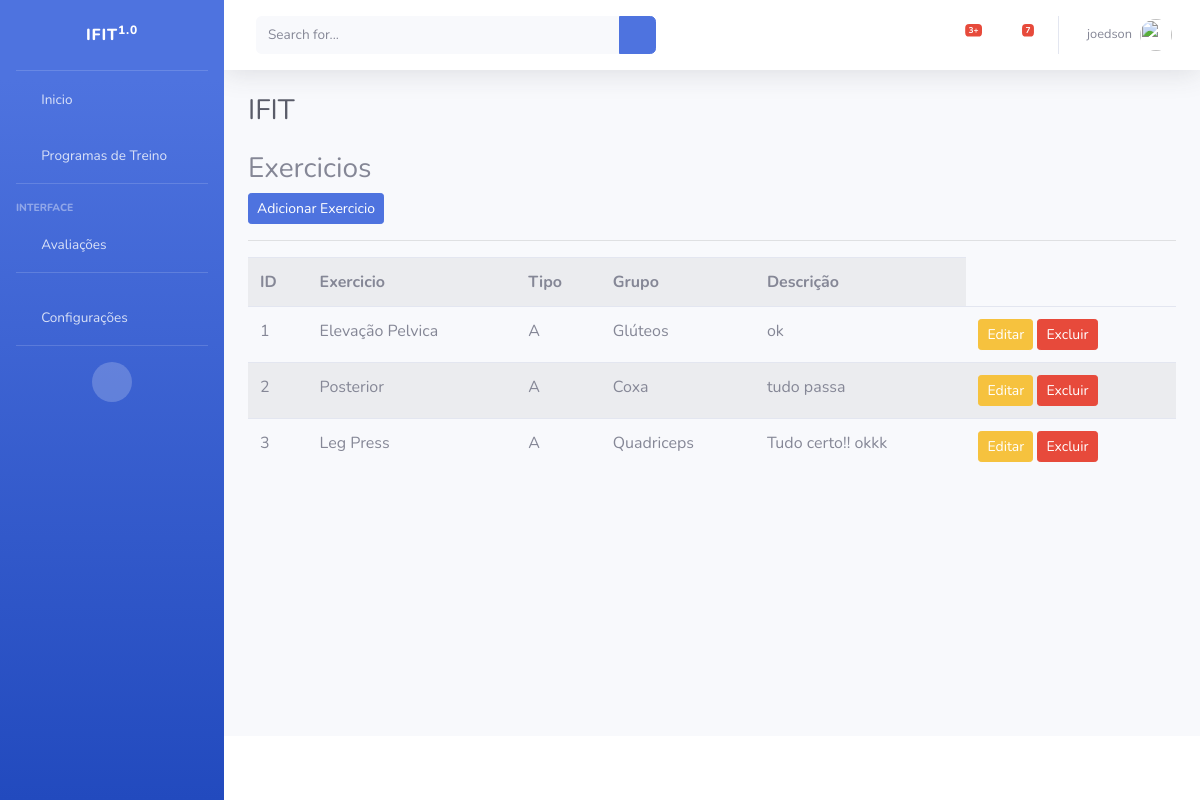
/listar/exercicios/ (signed in), run on the app's committed database.
### cadastros/models.py (models this page shows, shortened)
class Exercicio(models.Model):
    exercicio = models.CharField(max_length=50)
    tipo = models.CharField(max_length=10)
    grupo = models.CharField(max_length=20)
    descricao = models.CharField(max_length=100)

### cadastros/views.py (the view)
# urls.py: path('listar/exercicios/', ExercicioList.as_view(), name='listar-exercicios'),
class ExercicioList(LoginRequiredMixin, ListView):
    login_url = reverse_lazy('login')
    model = Exercicio
    template_name = 'cadastros/listas/exercicio.html'

### cadastros/templates/cadastros/listas/exercicio.html (shortened to what this page needs)
{% extends 'paginas/index.html' %}
{% load static %}
{% block conteudo %}
<h3>
    Exercicios
</h3>
<a href="{% url 'cadastrar-exercicio' %}" class="btn btn-primary btn-sm">Adicionar Exercicio</a>
<hr>
<table class="table table-striped">
    <tr>
        <th>ID</th>
        <th>Exercicio</th>
        <th>Tipo</th>
        <th>Grupo</th>
        <th>Descrição</th>
    </tr>
    {% for exercicio in object_list %}
    <tr>
        <td>{{ exercicio.pk }}</td>
       <td>{{ exercicio.exercicio }}</td>
       <td>{{ exercicio.tipo }}</td>
       <td>{{ exercicio.grupo }}</td>
       <td>{{ exercicio.descricao }}</td>
       <td>
            <a href="{% url 'editar-exercicio' exercicio.pk %}" class="btn btn-warning btn-sm" title="Editar">Editar</a>
            <a href="{% url 'excluir-exercicio' exercicio.pk %}" class="btn btn-danger btn-sm" title="Excluir">Excluir</a>
       </td>
    </tr>
    {% empty %}
    <tr>
        <td colspan="3">Nenhum Exercicio resgistrado.</td>
    </tr>
    {% endfor %}
</table>
{% endblock %}

### paginas/templates/paginas/index.html (shortened to what this page needs)
{% load static %}
<!DOCTYPE html>
<html lang="pt-br">
<head>
    <link href={% static "fontawesome-free/css/all.min.css" %} rel="stylesheet" type="text/css">
    <link href={% static "css/sb-admin-2.min.css" %} rel="stylesheet" type="text/css">
    <link href={% static "css/sb-admin-2.min.css" %} rel="stylesheet">
</head>
<body id="page-top">
    <div id="wrapper">
        <ul class="navbar-nav bg-gradient-primary sidebar sidebar-dark accordion" id="accordionSidebar">
            <a class="sidebar-brand d-flex align-items-center justify-content-center" href="index.html">
                <div class="sidebar-brand-text mx-3">IFIT<sup>1.0</sup></div>
            </a>
            <hr class="sidebar-divider my-0">
            <li class="nav-item">
                    <a class="nav-link" href="{% url 'inicio' %}">
                        <i class="fas fa-fw fa-tachometer-alt"></i>
                        <span>Inicio</span>
                    </a>
            </li>
            <li class="nav-item">
                <a class="nav-link" href="{% url 'listar-training-exercicios' %}">
                    <i class="fas fa-fw fa-tachometer-alt"></i>
                    <span>Programas de Treino</span></a>
            </li>
            <hr class="sidebar-divider">
            <div class="sidebar-heading">
                Interface
            </div>
            <li class="nav-item">
                <a class="nav-link collapsed" href="#" data-toggle="collapse" data-target="#collapseTwo"
                    aria-expanded="true" aria-controls="collapseTwo">
                    <i class="fas fa-fw fa-cog"></i>
                    <span>Avaliações</span>
                </a>
            </li>
            <hr class="sidebar-divider">
            <li class="nav-item">
                <a class="nav-link collapsed" href="#" data-toggle="collapse" data-target="#collapseUtilities"
                    aria-expanded="true" aria-controls="collapseUtilities">
                    <i class="fas fa-fw fa-wrench"></i>
                    <span>Configurações</span>
                </a>
            </li>
            <hr class="sidebar-divider d-none d-md-block">
            <div class="text-center d-none d-md-inline">
                <button class="rounded-circle border-0" id="sidebarToggle"></button>
            </div>
        </ul>
        <div id="content-wrapper" class="d-flex flex-column">
            <div id="content">
                <nav class="navbar navbar-expand navbar-light bg-white topbar mb-4 static-top shadow">
                    <form
                        class="d-none d-sm-inline-block form-inline mr-auto ml-md-3 my-2 my-md-0 mw-100 navbar-search">
                        <div class="input-group">
                            <input type="text" class="form-control bg-light border-0 small" placeholder="Search for..."
                                aria-label="Search" aria-describedby="basic-addon2">
                            <div class="input-group-append">
                                <button class="btn btn-primary" type="button">
                                    <i class="fas fa-search fa-sm"></i>
                                </button>
                            </div>
                        </div>
                    </form>
                    <ul class="navbar-nav ml-auto">
                        <li class="nav-item dropdown no-arrow mx-1">
                            <a class="nav-link dropdown-toggle" href="#" id="alertsDropdown" role="button"
                                data-toggle="dropdown" aria-haspopup="true" aria-expanded="false">
                                <i class="fas fa-bell fa-fw"></i>
                                <span class="badge badge-danger badge-counter">3+</span>
                            </a>
                        </li>
                        <li class="nav-item dropdown no-arrow mx-1">
                            <a class="nav-link dropdown-toggle" href="#" id="messagesDropdown" role="button"
                                data-toggle="dropdown" aria-haspopup="true" aria-expanded="false">
                                <i class="fas fa-envelope fa-fw"></i>
                                <span class="badge badge-danger badge-counter">7</span>
                            </a>
                        </li>
                        <li class="nav-item dropdown no-arrow">
                            {% if request.user.is_authenticated %}
                            <a class="nav-link dropdown-toggle" href="#" id="userDropdown" role="button"
                                data-toggle="dropdown" aria-haspopup="true" aria-expanded="false">
                                <span class="mr-2 d-none d-lg-inline text-gray-600 small">{{ request.user }}</span>
                                <img class="img-profile rounded-circle"
                                    src="img/undraw_profile.svg">
                            </a>
                            {% endif %}
                        </li>
                    </ul>
                </nav>
                <div class="container-fluid">
                    <h1 class="h3 mb-4 text-gray-800">IFIT</h1>
                    {% block conteudo %}{% endblock %}
                </div>
            </div>
            <footer class="sticky-footer bg-white">
            </footer>
        </div>
    </div>
</body>
</html>

### data on the page
Exercicio: pk "1", exercicio "Elevação Pelvica", tipo "A", grupo "Glúteos", descricao "ok"
Exercicio: pk "2", exercicio "Posterior", tipo "A", grupo "Coxa", descricao "tudo passa"
Exercicio: pk "3", exercicio "Leg Press", tipo "A", grupo "Quadriceps", descricao "Tudo certo!! okkk"

### other printed values
{{ request.user }} "joedson"
